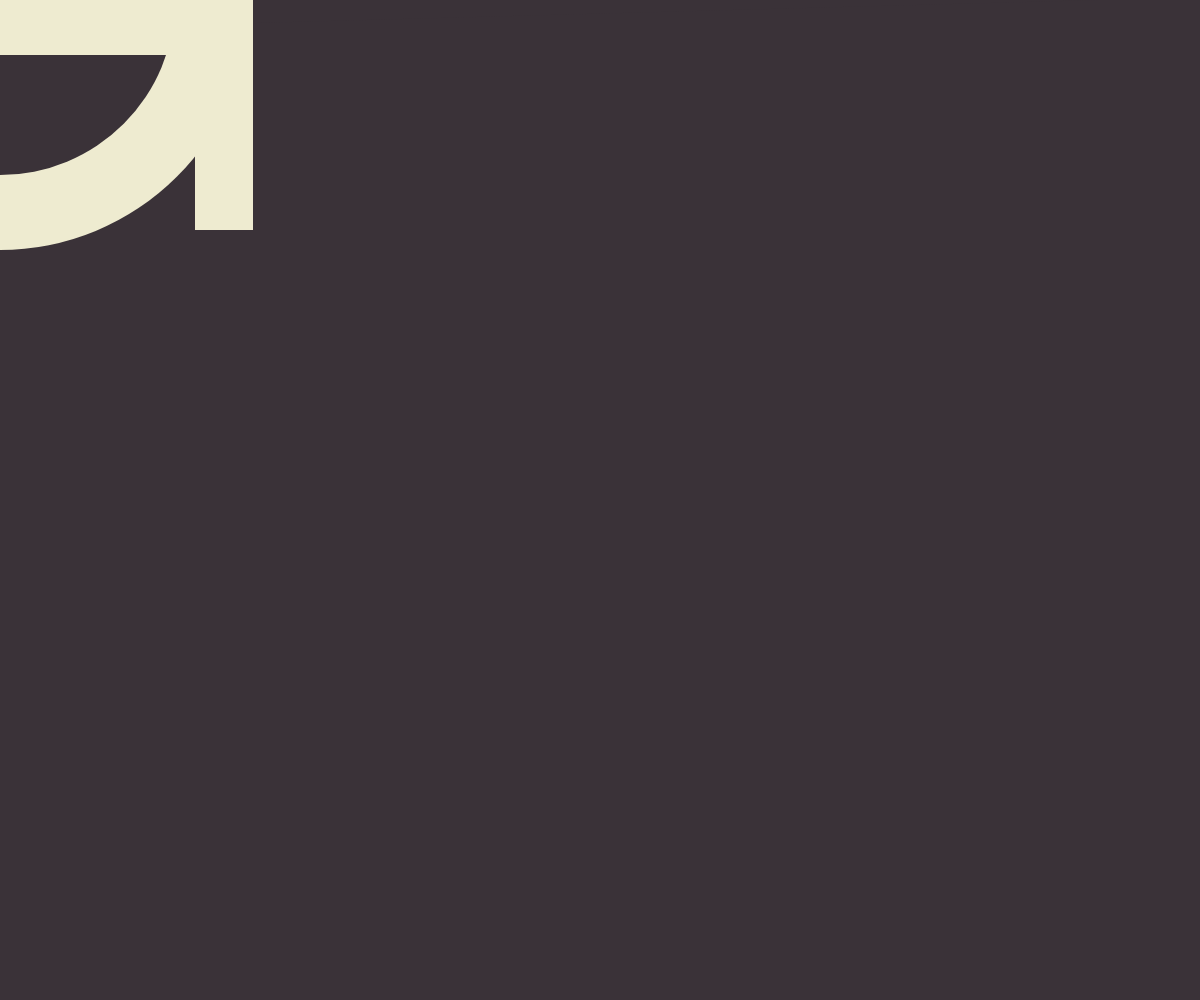
Frame 1 (no input)
Frame 60 (no input): identical to frame 1, image omitted
Frame 120 (the mouse pressed at the canvas centre since frame 60): identical to frame 1, image omitted

The p5.js sketch that drew this single still picture (run headless with seeded random() and noise() and a simulated clock; from frame 60 on, the mouse is pressed at the canvas centre):

// p5.js sketch
// ── sketch.js

let g = {
    x: 0,
    y: 0
};

let c;

let select = ["EEEBD0"]

function setup() {
    createCanvas(windowWidth, windowHeight);
    colorMode(HSB);
}

function draw() {
    background("#3a3238");
    noStroke();

    // translate(width/2, height/2);
    letter(0, 0);

    

}

function letter(x, y) {
    fill("#EEEBD0");
    ellipse(x, y, 500);
    push();
    noStroke();
    fill("#3a3238");
    ellipse(x, y, 350);
    triangle(x, y + 30, x + 300, -100, x + 1100, 0);
    pop();
    // fill(c);
    rect(x, y, 250, 55);
    rect(x + 195, y, 58, 230);
}

function repeat(g){
    for (let i = 0; i <= 30; i++) {
        letter(g.x, g.y);
        g.x = g.x + 50;

    }
}
